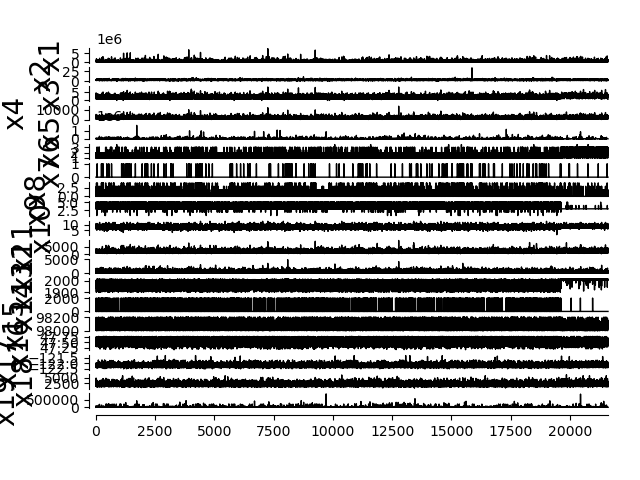

This chart was generated by the following Python code:
import numpy as np
import matplotlib.pyplot as plt
import tigramite
from tigramite import data_processing as pp
from tigramite import plotting as tp
from tigramite.pcmci import PCMCI
from tigramite.independence_tests import parcorr, gpdc, cmiknn
import pandas as pd
# def dyn(x1,x2,x3,x4):
#         x1 = -0.287*x2 + np.random.normal()
#         x2 = 0.4*x2 + 0.287*x1+ np.random.normal()
#         x3 = 0.9*x3 + np.random.normal()
#         x4 = 0.9 * x2 + np.random.normal()
#         return x1,x2,x3,x4
#
#
# x1_ini,x2_ini,x3_ini,x4_ini = np.random.rand(4,1)  #初态
# timestep = 200 #时间步长
# data = np.expand_dims(np.concatenate((x1_ini,x2_ini,x3_ini,x4_ini ), axis=0),axis=0) #shape = [1,4]
#
#
# for step in range(timestep): # run dynamics
#         x1_ini,x2_ini,x3_ini,x4_ini = dyn(x1_ini,x2_ini,x3_ini,x4_ini)
#         temp = np.expand_dims(np.concatenate((x1_ini,x2_ini,x3_ini,x4_ini), axis=0),axis=0)
#         data = np.concatenate((data, temp), axis=0)
# print(data.shape) #shape = [timestep+1,4]
data_name='house sales'
data_df = pd.read_csv('./{}.csv'.format(data_name))
data_df = data_df.iloc[:, 1:]
data = np.array(data_df)
# var_names = data_df.columns.tolist()
# var_names = ['x1', 'x2', 'x3', 'x4','x5', 'x6', 'x7', 'x8', 'x9']
num_columns = data_df.shape[1]
# 自动生成变量名称
var_names = [f'x{i+1}' for i in range(num_columns)]

dataframe = pp.DataFrame(data, datatime=np.arange(len(data)), var_names=var_names)
# print(dataframe)

tp.plot_timeseries(dataframe,'DRAW',label_fontsize=20,tick_label_size=10)
# correlations = PCMCI.get_lagged_dependencies(tau_max=20, val_only=True)['val_matrix']
# lag_func_matrix = tp.plot_lagfuncs(val_matrix=correlations,name='draw1',setup_args={'var_names':var_names,'x_base':5, 'y_base':.5})
ParCorr = parcorr.ParCorr(significance='analytic')
pcmci = PCMCI(
dataframe=dataframe,
cond_ind_test=ParCorr,
verbosity=1)

pcmci.verbosity = 1
tau_max=2
results = pcmci.run_pcmci(tau_max=tau_max, pc_alpha=None)
q_matrix = pcmci.get_corrected_pvalues(p_matrix=results['p_matrix'], tau_max=tau_max, fdr_method='fdr_bh')

# tp.plot_graph(graph = results['graph'],
#         val_matrix=results['val_matrix'],
#         var_names=var_names,
#         save_name='draw2',
#
# )
# tp.plot_graph(graph = results['graph'],
#         figsize=(9, 9),
#         val_matrix=results['val_matrix'],
#         var_names=var_names,
#         save_name='draw2',
#         link_colorbar_label='MCI',
#         node_colorbar_label='auto-MCI',
#         link_label_fontsize=8,
#         label_fontsize=5,
#         tick_label_size=14,
#         node_label_size=14,
#         edge_ticks=0.5,
#         node_ticks=0.2,
#         node_size=0.2
# )
# tp.plot_time_series_graph(
#         figsize=(9, 9),
#         val_matrix=results['val_matrix'],
#         graph = results['graph'],
#         var_names=var_names,
#         link_colorbar_label='MCI',
#         label_fontsize=20,
#         tick_label_size=14,
#         save_name='draw3'
# )
val_matrix = results['val_matrix']
p_matrix = results['p_matrix']
# 创建一个28x28的有向邻接矩阵
adjacency_matrix = np.random.randint(2, size=(num_columns, num_columns), dtype=int)

# 打印有向邻接矩阵
print(adjacency_matrix)

# adjacency_matrix = np.array([
#     [0, 1, 1, 1, 0, 0, 0, 0, 0],
#     [0, 0, 0, 0, 1, 0, 0, 0, 0],
#     [0, 0, 0, 0, 1, 0, 0, 0, 0],
#     [0, 0, 0, 0, 1, 1, 0, 0, 0],
#     [0, 0, 0, 0, 0, 0, 1, 0, 0],
#     [0, 0, 0, 0, 0, 0, 1, 0, 0],
#     [0, 0, 0, 0, 0, 1, 0, 0, 0],
#     [0, 0, 0, 1, 0, 0, 0, 0, 0],
#     [0, 0, 0, 0, 1, 0, 0, 0, 0]
# ])

result_array = val_matrix[:, :, 0].T
result_array1 =p_matrix[:, :, 0].T
result_array =  np.array(result_array)
result_array1 =  np.array(result_array1)
print(result_array)
np.save('./{}.npy'.format(data_name), [result_array, result_array1,adjacency_matrix])
# Create a figure and axis
fig, ax = plt.subplots()

# Plot the matrix as a heatmap
cax = ax.matshow(result_array, cmap='viridis')

# Add text annotations to each cell
for i in range(result_array.shape[0]):
    for j in range(result_array.shape[1]):
        ax.text(j, i, f'{result_array[i, j]:.2f}', ha='center', va='center', color='w' if result_array[i, j] < 0.5 else 'black')

# Add colorbar
cbar = plt.colorbar(cax)

# Set axis labels
ax.set_xticks(np.arange(result_array.shape[1]))
ax.set_yticks(np.arange(result_array.shape[0]))
# ax.set_xticklabels(['Col1', 'Col2', 'Col3'])
# ax.set_yticklabels(['Row1', 'Row2', 'Row3'])
plt.savefig('./{}.png'.format(data_name))
# Show the plot
plt.show()